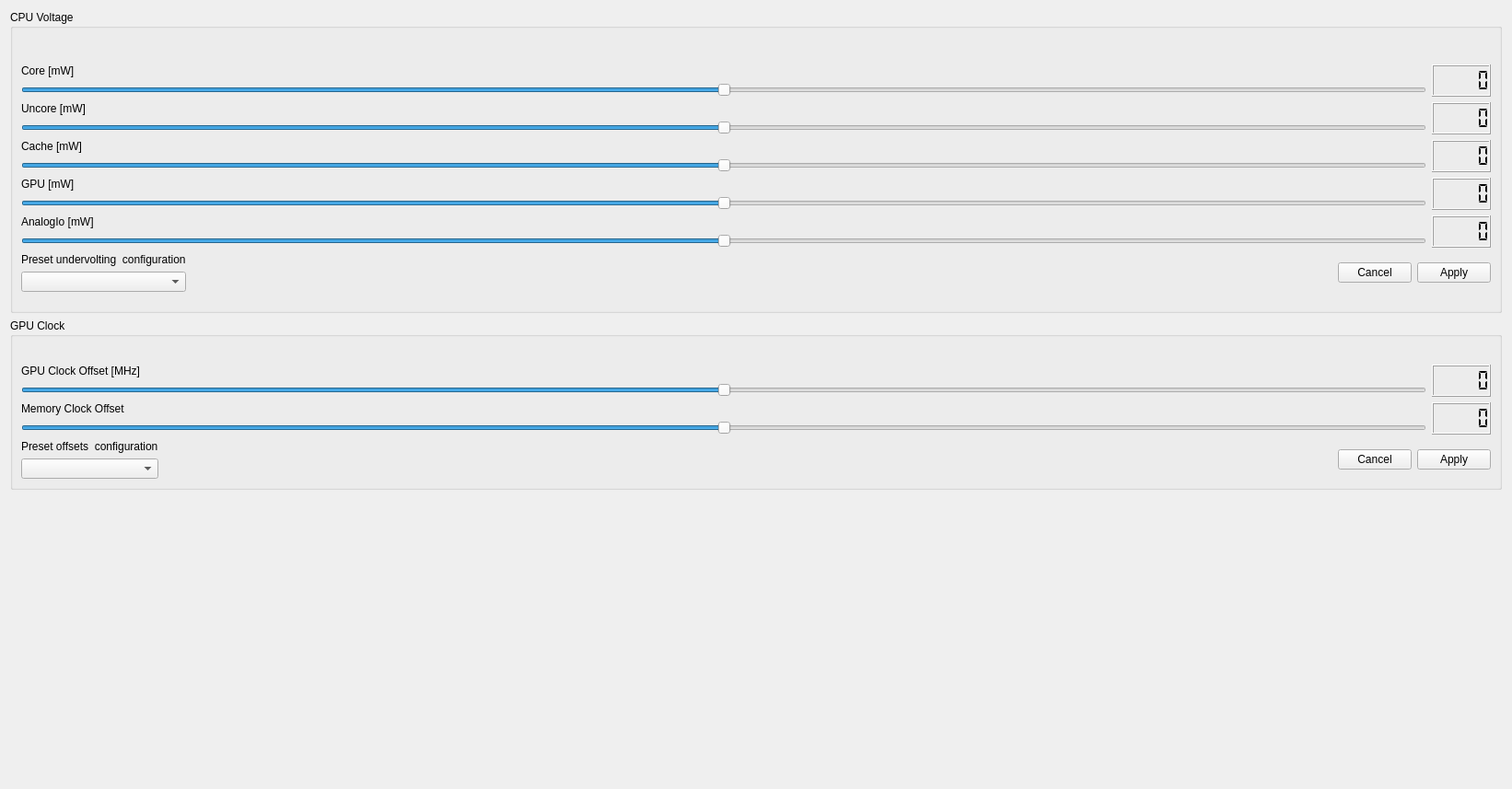
<?xml version="1.0" encoding="UTF-8"?>
<ui version="4.0">
 <class>OffsetsControl</class>
 <widget class="QWidget" name="OffsetsControl">
  <property name="geometry">
   <rect>
    <x>0</x>
    <y>0</y>
    <width>1642</width>
    <height>857</height>
   </rect>
  </property>
  <property name="minimumSize">
   <size>
    <width>0</width>
    <height>0</height>
   </size>
  </property>
  <property name="windowTitle">
   <string>Form</string>
  </property>
  <layout class="QVBoxLayout" name="verticalLayout" stretch="0,0,0">
   <item>
    <widget class="QGroupBox" name="groupBox_CPUVoltageOffsets">
     <property name="minimumSize">
      <size>
       <width>0</width>
       <height>0</height>
      </size>
     </property>
     <property name="title">
      <string>CPU Voltage</string>
     </property>
     <layout class="QVBoxLayout" name="verticalLayout_4">
      <item>
       <layout class="QVBoxLayout" name="verticalLayout_3">
        <property name="topMargin">
         <number>30</number>
        </property>
        <property name="bottomMargin">
         <number>11</number>
        </property>
        <item>
         <layout class="QVBoxLayout" name="verticalLayout_2">
          <item>
           <layout class="QHBoxLayout" name="horizontalLayout_cpuVoltageCore">
            <item>
             <layout class="QVBoxLayout" name="verticalLayout_cpuVoltageCore">
              <item>
               <widget class="QLabel" name="label_cpuVoltageCore">
                <property name="text">
                 <string>Core [mW]</string>
                </property>
               </widget>
              </item>
              <item>
               <widget class="QSlider" name="horizontalSlider_cpuVoltageCore">
                <property name="minimum">
                 <number>-500</number>
                </property>
                <property name="maximum">
                 <number>500</number>
                </property>
                <property name="singleStep">
                 <number>10</number>
                </property>
                <property name="pageStep">
                 <number>20</number>
                </property>
                <property name="orientation">
                 <enum>Qt::Orientation::Horizontal</enum>
                </property>
               </widget>
              </item>
             </layout>
            </item>
            <item>
             <widget class="QLCDNumber" name="lcdNumber_cpuVoltageCore">
              <property name="segmentStyle">
               <enum>QLCDNumber::SegmentStyle::Flat</enum>
              </property>
             </widget>
            </item>
           </layout>
          </item>
          <item>
           <layout class="QHBoxLayout" name="horizontalLayout_cpuVoltageUncore">
            <item>
             <layout class="QVBoxLayout" name="verticalLayout_cpuVoltageUncore">
              <item>
               <widget class="QLabel" name="label_cpuVoltageUncore">
                <property name="text">
                 <string>Uncore [mW]</string>
                </property>
               </widget>
              </item>
              <item>
               <widget class="QSlider" name="horizontalSlider_cpuVoltageUncore">
                <property name="minimum">
                 <number>-500</number>
                </property>
                <property name="maximum">
                 <number>500</number>
                </property>
                <property name="singleStep">
                 <number>10</number>
                </property>
                <property name="pageStep">
                 <number>20</number>
                </property>
                <property name="orientation">
                 <enum>Qt::Orientation::Horizontal</enum>
                </property>
               </widget>
              </item>
             </layout>
            </item>
            <item>
             <widget class="QLCDNumber" name="lcdNumber_cpuVoltageUncore">
              <property name="segmentStyle">
               <enum>QLCDNumber::SegmentStyle::Flat</enum>
              </property>
             </widget>
            </item>
           </layout>
          </item>
          <item>
           <layout class="QHBoxLayout" name="horizontalLayout_cpuVoltageCache">
            <item>
             <layout class="QVBoxLayout" name="verticalLayout_cpuVoltageCache">
              <item>
               <widget class="QLabel" name="label_cpuVoltageCache">
                <property name="text">
                 <string>Cache [mW]</string>
                </property>
               </widget>
              </item>
              <item>
               <widget class="QSlider" name="horizontalSlider_cpuVoltageCache">
                <property name="minimum">
                 <number>-500</number>
                </property>
                <property name="maximum">
                 <number>500</number>
                </property>
                <property name="singleStep">
                 <number>10</number>
                </property>
                <property name="pageStep">
                 <number>20</number>
                </property>
                <property name="orientation">
                 <enum>Qt::Orientation::Horizontal</enum>
                </property>
               </widget>
              </item>
             </layout>
            </item>
            <item>
             <widget class="QLCDNumber" name="lcdNumber_cpuVoltageCache">
              <property name="segmentStyle">
               <enum>QLCDNumber::SegmentStyle::Flat</enum>
              </property>
             </widget>
            </item>
           </layout>
          </item>
          <item>
           <layout class="QHBoxLayout" name="horizontalLayout_cpuVoltageGPU">
            <item>
             <layout class="QVBoxLayout" name="verticalLayout_cpuVoltageGPU">
              <item>
               <widget class="QLabel" name="label_cpuVoltageGPU">
                <property name="text">
                 <string>GPU [mW]</string>
                </property>
               </widget>
              </item>
              <item>
               <widget class="QSlider" name="horizontalSlider_cpuVoltageGPU">
                <property name="minimum">
                 <number>-500</number>
                </property>
                <property name="maximum">
                 <number>500</number>
                </property>
                <property name="singleStep">
                 <number>10</number>
                </property>
                <property name="pageStep">
                 <number>20</number>
                </property>
                <property name="orientation">
                 <enum>Qt::Orientation::Horizontal</enum>
                </property>
               </widget>
              </item>
             </layout>
            </item>
            <item>
             <widget class="QLCDNumber" name="lcdNumber_cpuVoltageGPU">
              <property name="segmentStyle">
               <enum>QLCDNumber::SegmentStyle::Flat</enum>
              </property>
             </widget>
            </item>
           </layout>
          </item>
          <item>
           <layout class="QHBoxLayout" name="horizontalLayout_cpuVoltageAnalogIO">
            <item>
             <layout class="QVBoxLayout" name="verticalLayout_cpuVoltageAnalogIO">
              <item>
               <widget class="QLabel" name="label_cpuVoltageAnalogIO">
                <property name="text">
                 <string>AnalogIo [mW]</string>
                </property>
               </widget>
              </item>
              <item>
               <widget class="QSlider" name="horizontalSlider_cpuVoltageAnalogIO">
                <property name="minimum">
                 <number>-500</number>
                </property>
                <property name="maximum">
                 <number>500</number>
                </property>
                <property name="singleStep">
                 <number>10</number>
                </property>
                <property name="pageStep">
                 <number>20</number>
                </property>
                <property name="orientation">
                 <enum>Qt::Orientation::Horizontal</enum>
                </property>
               </widget>
              </item>
             </layout>
            </item>
            <item>
             <widget class="QLCDNumber" name="lcdNumber_cpuVoltageAnalogIO">
              <property name="segmentStyle">
               <enum>QLCDNumber::SegmentStyle::Flat</enum>
              </property>
             </widget>
            </item>
           </layout>
          </item>
         </layout>
        </item>
        <item>
         <layout class="QHBoxLayout" name="horizontalLayout_cpuVoltagePreset">
          <item>
           <layout class="QVBoxLayout" name="verticalLayout_cpuVoltagePreset">
            <item>
             <widget class="QLabel" name="label_cpuVoltagePreset">
              <property name="text">
               <string>Preset undervolting  configuration</string>
              </property>
             </widget>
            </item>
            <item>
             <widget class="QComboBox" name="comboBox_cpuVoltagePreset"/>
            </item>
           </layout>
          </item>
          <item>
           <spacer name="horizontalSpacer_cpuVoltagePreset">
            <property name="orientation">
             <enum>Qt::Orientation::Horizontal</enum>
            </property>
            <property name="sizeHint" stdset="0">
             <size>
              <width>40</width>
              <height>20</height>
             </size>
            </property>
           </spacer>
          </item>
          <item>
           <widget class="QPushButton" name="pushButton_cpuVoltageCancel">
            <property name="text">
             <string>Cancel</string>
            </property>
           </widget>
          </item>
          <item>
           <widget class="QPushButton" name="pushButton_cpuVoltageApply">
            <property name="text">
             <string>Apply</string>
            </property>
           </widget>
          </item>
         </layout>
        </item>
       </layout>
      </item>
     </layout>
    </widget>
   </item>
   <item>
    <widget class="QGroupBox" name="groupBox_GPUOffsets">
     <property name="minimumSize">
      <size>
       <width>0</width>
       <height>0</height>
      </size>
     </property>
     <property name="title">
      <string>GPU Clock</string>
     </property>
     <layout class="QVBoxLayout" name="verticalLayout_8">
      <property name="topMargin">
       <number>30</number>
      </property>
      <item>
       <layout class="QHBoxLayout" name="horizontalLayout_GPUClockOffset">
        <item>
         <layout class="QVBoxLayout" name="verticalLayout_GPUClockOffset">
          <item>
           <widget class="QLabel" name="label_GPUClockOffset">
            <property name="text">
             <string>GPU Clock Offset [MHz]</string>
            </property>
           </widget>
          </item>
          <item>
           <widget class="QSlider" name="horizontalSlider_GPUClockOffset">
            <property name="minimum">
             <number>-500</number>
            </property>
            <property name="maximum">
             <number>500</number>
            </property>
            <property name="singleStep">
             <number>10</number>
            </property>
            <property name="pageStep">
             <number>20</number>
            </property>
            <property name="orientation">
             <enum>Qt::Orientation::Horizontal</enum>
            </property>
           </widget>
          </item>
         </layout>
        </item>
        <item>
         <widget class="QLCDNumber" name="lcdNumber_GPUClockOffset">
          <property name="segmentStyle">
           <enum>QLCDNumber::SegmentStyle::Flat</enum>
          </property>
         </widget>
        </item>
       </layout>
      </item>
      <item>
       <layout class="QHBoxLayout" name="horizontalLayout_GPUMemoryOffset">
        <item>
         <layout class="QVBoxLayout" name="verticalLayout_6">
          <item>
           <widget class="QLabel" name="label_GPUMemoryOffset">
            <property name="text">
             <string>Memory Clock Offset</string>
            </property>
           </widget>
          </item>
          <item>
           <widget class="QSlider" name="horizontalSlider_GPUMemoryOffset">
            <property name="minimum">
             <number>-500</number>
            </property>
            <property name="maximum">
             <number>500</number>
            </property>
            <property name="singleStep">
             <number>10</number>
            </property>
            <property name="pageStep">
             <number>20</number>
            </property>
            <property name="orientation">
             <enum>Qt::Orientation::Horizontal</enum>
            </property>
           </widget>
          </item>
         </layout>
        </item>
        <item>
         <widget class="QLCDNumber" name="lcdNumber_GPUMemoryOffset">
          <property name="segmentStyle">
           <enum>QLCDNumber::SegmentStyle::Flat</enum>
          </property>
         </widget>
        </item>
       </layout>
      </item>
      <item>
       <layout class="QHBoxLayout" name="horizontalLayout_GPUPreset">
        <item>
         <layout class="QVBoxLayout" name="verticalLayout_GPUPreset">
          <item>
           <widget class="QLabel" name="label_GPUPreset">
            <property name="text">
             <string>Preset offsets  configuration</string>
            </property>
           </widget>
          </item>
          <item>
           <widget class="QComboBox" name="comboBox_GPUPreset"/>
          </item>
         </layout>
        </item>
        <item>
         <spacer name="horizontalSpacer_GPUPreset">
          <property name="orientation">
           <enum>Qt::Orientation::Horizontal</enum>
          </property>
          <property name="sizeHint" stdset="0">
           <size>
            <width>40</width>
            <height>20</height>
           </size>
          </property>
         </spacer>
        </item>
        <item>
         <layout class="QHBoxLayout" name="horizontalLayout_GPUPreset_ApplyCancel">
          <item>
           <widget class="QPushButton" name="pushButton_GPUCancel">
            <property name="text">
             <string>Cancel</string>
            </property>
           </widget>
          </item>
          <item>
           <widget class="QPushButton" name="pushButton_GPUApply">
            <property name="text">
             <string>Apply</string>
            </property>
           </widget>
          </item>
         </layout>
        </item>
       </layout>
      </item>
     </layout>
    </widget>
   </item>
   <item>
    <spacer name="verticalSpacer_OffsetsControl">
     <property name="orientation">
      <enum>Qt::Orientation::Vertical</enum>
     </property>
     <property name="sizeHint" stdset="0">
      <size>
       <width>20</width>
       <height>40</height>
      </size>
     </property>
    </spacer>
   </item>
  </layout>
 </widget>
 <resources/>
 <connections/>
</ui>
